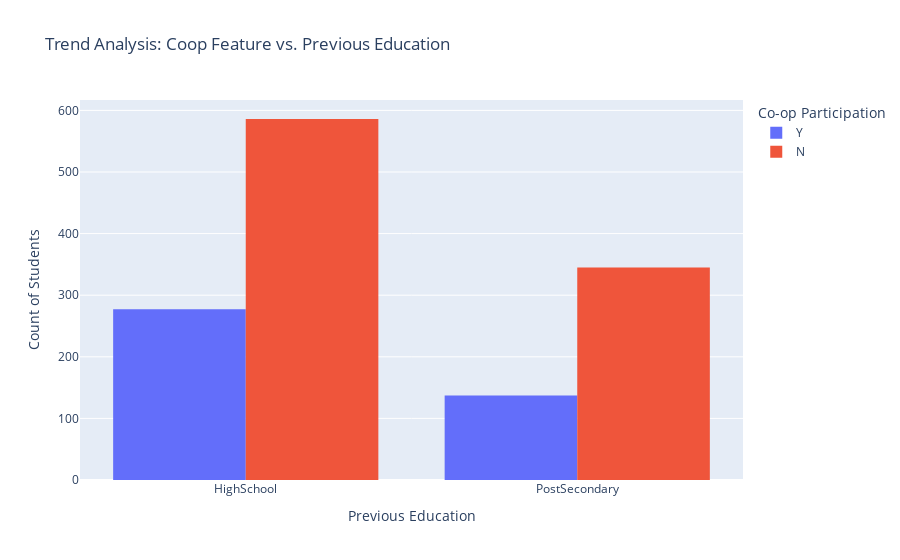

Notebook code cell kept with this figure:
### Markdown cell above
#### Previous Education with COOP

### Code cell
import plotly.express as px

fig = px.histogram(
    df2,
    x="Prev Education",
    color="Coop",
    barmode="group",
    title="Trend Analysis: Coop Feature vs. Previous Education",
    labels={"Prev Education": "Previous Education", "Coop": "Co-op Participation"}
)

fig.update_layout(
    xaxis_title="Previous Education",
    yaxis_title="Count of Students",
    legend_title="Co-op Participation",
    bargap=0.2
)
fig.show()
# use proportions instead of count
# or stacked bar chart

### Figure 1 — Plotly figure (JSON) as saved in the notebook; plotly's stock layout.template omitted (floating-point values rounded to 4 significant figures; data arrays with more than 128 entries replaced by an {"elided": "..."} marker saying what was removed)
{"data": [{"alignmentgroup": "True", "bingroup": "x", "hovertemplate": "Co-op Participation=Y<br>Previous Education=%{x}<br>count=%{y}<extra></extra>", "legendgroup": "Y", "marker": {"color": "#636efa", "pattern": {"shape": ""}}, "name": "Y", "offsetgroup": "Y", "orientation": "v", "showlegend": true, "type": "histogram", "x": {"elided": "436 str values"}, "xaxis": "x", "yaxis": "y"}, {"alignmentgroup": "True", "bingroup": "x", "hovertemplate": "Co-op Participation=N<br>Previous Education=%{x}<br>count=%{y}<extra></extra>", "legendgroup": "N", "marker": {"color": "#EF553B", "pattern": {"shape": ""}}, "name": "N", "offsetgroup": "N", "orientation": "v", "showlegend": true, "type": "histogram", "x": {"elided": "997 str values"}, "xaxis": "x", "yaxis": "y"}], "layout": {"autosize": true, "bargap": 0.2, "barmode": "group", "legend": {"title": {"text": "Co-op Participation"}, "tracegroupgap": 0}, "title": {"text": "Trend Analysis: Coop Feature vs. Previous Education"}, "xaxis": {"anchor": "y", "autorange": true, "domain": [0, 1], "range": [-0.5, 1.5], "title": {"text": "Previous Education"}, "type": "category"}, "yaxis": {"anchor": "x", "autorange": true, "domain": [0, 1], "range": [0, 616.8], "title": {"text": "Count of Students"}}}}
